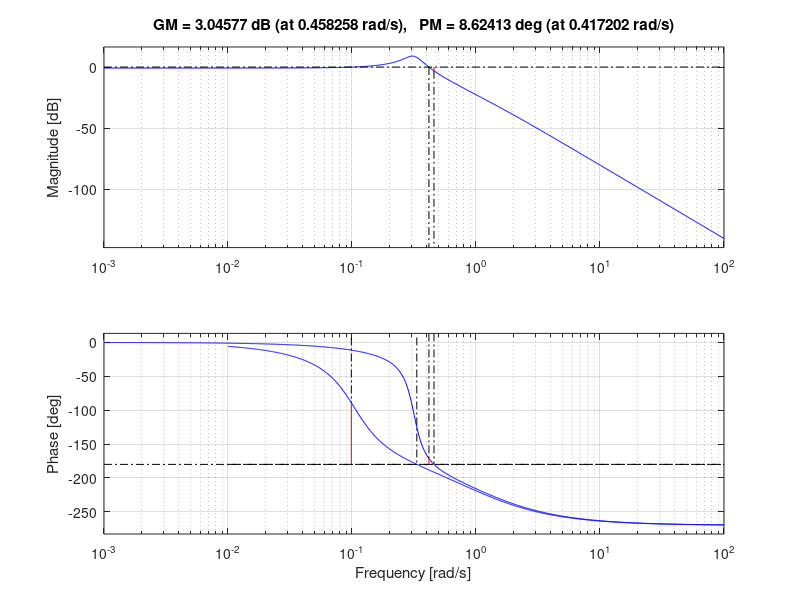

Write MATLAB code to recreate this figure.
num1 = [1];
den1 = [100 1];
W1 = tf(num1, den1);
%sys_ss = ss(W);
%sys_zpk = zpk(W);
%ltiview(W);
nyquist(W1);
%% 3.eloadasbol:
Wp = tf(1, conv([2 1], [4 1]));
Wc = tf(3, [1 0]);
W0 = Wc * Wp;
Wc1 = feedback(W0, 1, -1);
pzmap(Wp);
hold on;
pzmap(Wc);
pzmap(Wc1);
%%
W2 = tf(10, 1);
W3 = tf(1, conv([100 1], [1 1]));
W4 = W2 * W3;
margin(W4);
%% 2.gyakorlat 11-es feladata
Wp = tf(10, conv([100 1],conv([10 1], [1 1])));

Wc1 = 1;
Wc2 = tf([100 1], [10 1]);

W01 = Wp * Wc1;
W02 = Wp * Wc2;

Wc1 = feedback(W01, 1, -1);
Wc2 = feedback(W02, 1, -1);
margin(Wc1);
hold on;
margin(Wc2);
